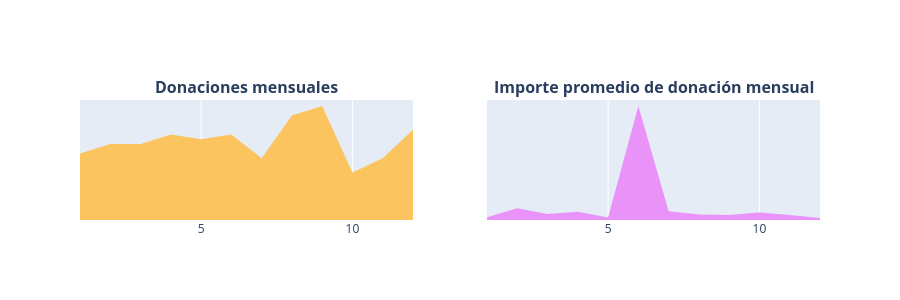

Write notebook code for a chart like this one.
### Markdown cell above
Desde el año 2012, el número de donaciones en DonorsChoose ha ido aumentando de forma constante. Con aproximadamente 150 donaciones recibidas en 2012, DonorsChoose alcanzó cerca de **1.1 millones de donaciones** en el año 2017. El monto más alto recibido en 2017 fue de **USD 31,856**, el cual fue aportado por un donante de **Lafayette, Colorado**. Esta donación se realizó el 02 de marzo de 2017.

En ese mismo año, también se registró una gran cantidad de donaciones por parte de un donante de **Manhattan Beach, California**, quien realizó **13,751 donaciones**.

El monto promedio de donación por año es cercano a **USD 60**, mientras que fue más alto en el año inicial, es decir, 2012, con un valor de **USD 166**.

### Donaciones por mes
- 3.4.3 Número de donaciones por mes  
- 3.4.4 Promedio de donaciones por mes

### Code cell
t2 = donations_df.groupby(['Donation Month']).agg({'Donation Year' : 'count', 'Donation Amount' : 'mean'}).reset_index().rename(columns={'Donation Year' : 'Total Donations', 'Donation Amount' : 'Average Amount'})
x = t2['Donation Month']
y1 = t2['Total Donations']
y2 = t2['Average Amount']
trace1 = go.Scatter(x=x, y=y1, fill='tozeroy', fillcolor = '#fcc45f', mode= 'none')
trace2 = go.Scatter(x=x, y=y2, fill='tozeroy', fillcolor = "#e993f9", mode= 'none')
fig = tools.make_subplots(rows=1, cols=2, print_grid=False, subplot_titles = ["<b>Donaciones mensuales</b>", "<b>Importe promedio de donación mensual</b>"])
fig.append_trace(trace1, 1, 1);
fig.append_trace(trace2, 1, 2);

fig['layout'].update(
    height=300,
    showlegend=False,
    yaxis=dict(
        autorange=True,
        showgrid=False,
        zeroline=False,
        showline=False,
        ticks='',
        showticklabels=False
    ),
    yaxis2=dict(
        autorange=True,
        showgrid=False,
        zeroline=False,
        showline=False,
        ticks='',
        showticklabels=False
    )
)

iplot(fig);

### Figure 1 — Plotly figure (JSON) as saved in the notebook; plotly's stock layout.template omitted (floating-point values rounded to 4 significant figures)
{"data": [{"fill": "tozeroy", "fillcolor": "#fcc45f", "mode": "none", "type": "scatter", "x": [1, 2, 3, 4, 5, 6, 7, 8, 9, 10, 11, 12], "xaxis": "x", "y": [14, 16, 16, 18, 17, 18, 13, 22, 24, 10, 13, 19], "yaxis": "y"}, {"fill": "tozeroy", "fillcolor": "#e993f9", "mode": "none", "type": "scatter", "x": [1, 2, 3, 4, 5, 6, 7, 8, 9, 10, 11, 12], "xaxis": "x2", "y": [85.26, 378.8, 195.4, 267.7, 82.4, 3663.0, 282.5, 177.1, 161.8, 239.1, 157.5, 66.39], "yaxis": "y2"}], "layout": {"annotations": [{"font": {"size": 16}, "showarrow": false, "text": "<b>Donaciones mensuales</b>", "x": 0.225, "xanchor": "center", "xref": "paper", "y": 1, "yanchor": "bottom", "yref": "paper"}, {"font": {"size": 16}, "showarrow": false, "text": "<b>Importe promedio de donación mensual</b>", "x": 0.775, "xanchor": "center", "xref": "paper", "y": 1, "yanchor": "bottom", "yref": "paper"}], "height": 300, "showlegend": false, "xaxis": {"anchor": "y", "domain": [0, 0.45]}, "xaxis2": {"anchor": "y2", "domain": [0.55, 1]}, "yaxis": {"anchor": "x", "autorange": true, "domain": [0, 1], "showgrid": false, "showline": false, "showticklabels": false, "ticks": "", "zeroline": false}, "yaxis2": {"anchor": "x2", "autorange": true, "domain": [0, 1], "showgrid": false, "showline": false, "showticklabels": false, "ticks": "", "zeroline": false}}}
